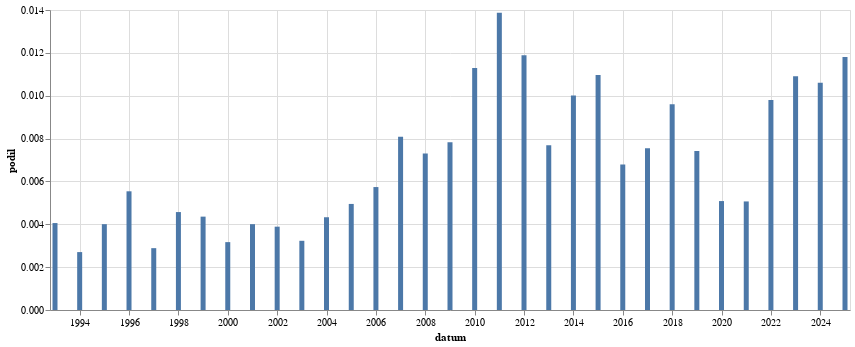

Write notebook code for a chart like this one.
### Code cell
alt.Chart(
    zavorka("smích").to_pandas(),
    width = 800
).mark_bar(
).encode(
    alt.X('datum:T'),
    alt.Y('podil:Q')
)

### Figure 1 — Vega-Lite specification as saved in the notebook (floating-point values rounded to 4 significant figures)
{"config": {"view": {"continuousWidth": 300, "continuousHeight": 300}}, "data": {"name": "data-33da357dadd0a4e0a80a17ceec45c666"}, "mark": {"type": "bar"}, "encoding": {"x": {"field": "datum", "type": "temporal"}, "y": {"field": "podil", "type": "quantitative"}}, "width": 800, "$schema": "https://vega.github.io/schema/vega-lite/v5.8.0.json", "datasets": {"data-33da357dadd0a4e0a80a17ceec45c666": [{"id": 38, "datum": "1993-01-01T00:00:00", "id_right": 9366, "podil": 0.004057}, {"id": 21, "datum": "1994-01-01T00:00:00", "id_right": 7771, "podil": 0.002702}, {"id": 37, "datum": "1995-01-01T00:00:00", "id_right": 9237, "podil": 0.004006}, {"id": 53, "datum": "1996-01-01T00:00:00", "id_right": 9568, "podil": 0.005539}, {"id": 48, "datum": "1997-01-01T00:00:00", "id_right": 16632, "podil": 0.002886}, {"id": 54, "datum": "1998-01-01T00:00:00", "id_right": 11816, "podil": 0.00457}, {"id": 91, "datum": "1999-01-01T00:00:00", "id_right": 20885, "podil": 0.004357}, {"id": 79, "datum": "2000-01-01T00:00:00", "id_right": 24941, "podil": 0.003167}, {"id": 84, "datum": "2001-01-01T00:00:00", "id_right": 20971, "podil": 0.004006}, {"id": 65, "datum": "2002-01-01T00:00:00", "id_right": 16715, "podil": 0.003889}, {"id": 72, "datum": "2003-01-01T00:00:00", "id_right": 22293, "podil": 0.00323}, {"id": 89, "datum": "2004-01-01T00:00:00", "id_right": 20561, "podil": 0.004329}, {"id": 115, "datum": "2005-01-01T00:00:00", "id_right": 23234, "podil": 0.00495}, {"id": 83, "datum": "2006-01-01T00:00:00", "id_right": 14467, "podil": 0.005737}, {"id": 115, "datum": "2007-01-01T00:00:00", "id_right": 14220, "podil": 0.008087}, {"id": 107, "datum": "2008-01-01T00:00:00", "id_right": 14651, "podil": 0.007303}, {"id": 131, "datum": "2009-01-01T00:00:00", "id_right": 16744, "podil": 0.007824}, {"id": 144, "datum": "2010-01-01T00:00:00", "id_right": 12756, "podil": 0.01129}, {"id": 248, "datum": "2011-01-01T00:00:00", "id_right": 17878, "podil": 0.01387}, {"id": 173, "datum": "2012-01-01T00:00:00", "id_right": 14550, "podil": 0.01189}, {"id": 74, "datum": "2013-01-01T00:00:00", "id_right": 9619, "podil": 0.007693}, {"id": 210, "datum": "2014-01-01T00:00:00", "id_right": 20991, "podil": 0.01}, {"id": 238, "datum": "2015-01-01T00:00:00", "id_right": 21692, "podil": 0.01097}, {"id": 157, "datum": "2016-01-01T00:00:00", "id_right": 23117, "podil": 0.006792}, {"id": 139, "datum": "2017-01-01T00:00:00", "id_right": 18413, "podil": 0.007549}, {"id": 200, "datum": "2018-01-01T00:00:00", "id_right": 20820, "podil": 0.009606}, {"id": 187, "datum": "2019-01-01T00:00:00", "id_right": 25186, "podil": 0.007425}, {"id": 121, "datum": "2020-01-01T00:00:00", "id_right": 23803, "podil": 0.005083}, {"id": 102, "datum": "2021-01-01T00:00:00", "id_right": 20133, "podil": 0.005066}, {"id": 205, "datum": "2022-01-01T00:00:00", "id_right": 20911, "podil": 0.009803}, {"id": 269, "datum": "2023-01-01T00:00:00", "id_right": 24660, "podil": 0.01091}, {"id": 254, "datum": "2024-01-01T00:00:00", "id_right": 23938, "podil": 0.01061}, {"id": 149, "datum": "2025-01-01T00:00:00", "id_right": 12617, "podil": 0.01181}]}}
